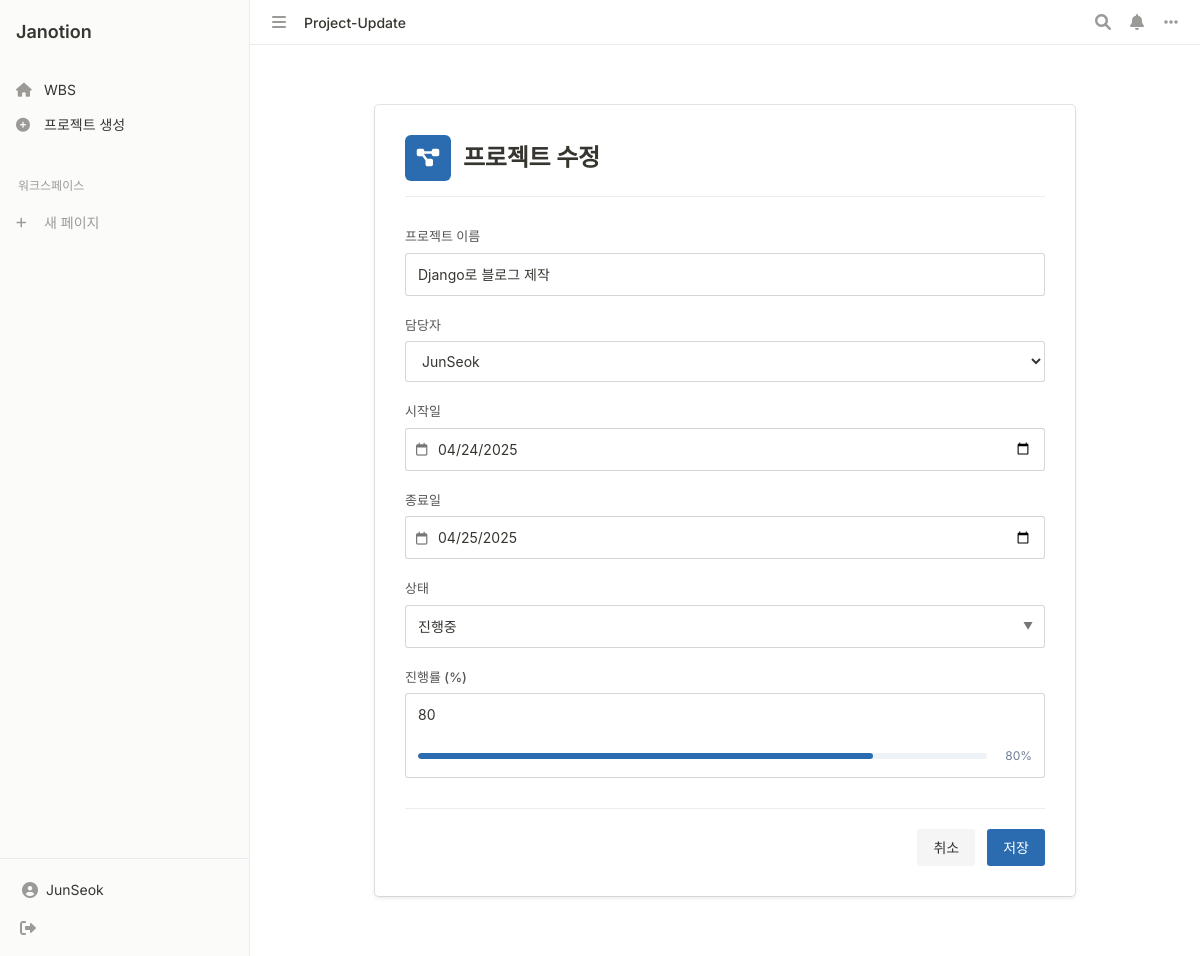
Page /project/2/update/ (signed in) on the committed database.
### dashboard/models.py (models this page shows, shortened)
class Project(models.Model):
    STATUS_CHOICES = [
        ('planned', '계획됨'),
        ('in_progress', '진행중'),
        ('delayed', '지연'),
        ('completed', '완료'),
    ]
    name = models.CharField(max_length=200, verbose_name='프로젝트명')
    manager = models.ForeignKey(User, on_delete=models.CASCADE, related_name='managed_projects', verbose_name='담당자')
    start_date = models.DateField(verbose_name='시작일')
    end_date = models.DateField(verbose_name='종료일')
    status = models.CharField(
        max_length=20,
        choices=STATUS_CHOICES,
        default='planned',
        verbose_name='상태'
    )
    progress = models.IntegerField(default=0, verbose_name='진행률')
    created_at = models.DateTimeField(auto_now_add=True, verbose_name='생성일')
    updated_at = models.DateTimeField(auto_now=True, verbose_name='수정일')
    class Meta:
        ordering = ['-created_at']
        verbose_name = '프로젝트'
        verbose_name_plural = '프로젝트'

### dashboard/views.py (the view, shortened to what this page needs)
# urls.py: path('project/<int:pk>/update/', views.ProjectUpdateView.as_view(), name='project-update'),
class ProjectUpdateView(LoginRequiredMixin, UpdateView):
    model = Project
    form_class = ProjectForm
    template_name = 'dashboard/project_form.html'

### dashboard/forms.py
class ProjectForm(forms.ModelForm):
    class Meta:
        model = Project
        fields = ['name', 'manager', 'start_date', 'end_date', 'status', 'progress']
        widgets = {
            'start_date': forms.DateInput(attrs={'type': 'date'}),
            'end_date': forms.DateInput(attrs={'type': 'date'}),
            'progress': forms.NumberInput(attrs={'min': 0, 'max': 100, 'step': 5}),
        }

### dashboard/templates/dashboard/project_form.html (shortened to what this page needs)
{% extends 'base.html' %} {% block content %}
<div class="notion-form-container">
  <div class="notion-form-header">
    <div class="page-icon">
      <i class="fas fa-project-diagram"></i>
    </div>
    <h1 class="form-title">
      {% if form.instance.pk %}프로젝트 수정{% else %}새 프로젝트{% endif %}
    </h1>
  </div>
  <form method="post" class="notion-form">
    <div class="notion-form-section">
      <div class="notion-form-group">
        <label for="{{ form.name.id_for_label }}" class="notion-form-label">프로젝트 이름</label>
        <div class="notion-input-wrapper">
          {{ form.name }}
        </div>
      </div>
      <div class="notion-form-group">
        <label for="{{ form.manager.id_for_label }}" class="notion-form-label">담당자</label>
        <div class="notion-input-wrapper">
          {{ form.manager }}
        </div>
      </div>
      <div class="notion-form-row">
        <div class="notion-form-col">
          <div class="notion-form-group">
            <label for="{{ form.start_date.id_for_label }}" class="notion-form-label">시작일</label>
            <div class="notion-input-wrapper date-input">
              <i class="far fa-calendar"></i>
              {{ form.start_date }}
            </div>
          </div>
        </div>
        <div class="notion-form-col">
          <div class="notion-form-group">
            <label for="{{ form.end_date.id_for_label }}" class="notion-form-label">종료일</label>
            <div class="notion-input-wrapper date-input">
              <i class="far fa-calendar"></i>
              {{ form.end_date }}
            </div>
          </div>
        </div>
      </div>
      <div class="notion-form-group">
        <label for="{{ form.status.id_for_label }}" class="notion-form-label">상태</label>
        <div class="notion-select-wrapper">
          {{ form.status }}
        </div>
      </div>
      <div class="notion-form-group">
        <label for="{{ form.progress.id_for_label }}" class="notion-form-label">진행률 (%)</label>
        <div class="notion-input-wrapper">
          {{ form.progress }}
          <div class="progress-preview">
            <div class="progress-bar-preview">
              <div class="progress-fill-preview" style="width: {{ form.instance.progress|default:0 }}%"></div>
            </div>
            <span class="progress-text-preview">{{ form.instance.progress|default:0 }}%</span>
          </div>
        </div>
      </div>
    </div>
    <div class="notion-form-actions">
      <a href="{% url 'dashboard' %}" class="notion-button">취소</a>
      <button type="submit" class="notion-button primary">저장</button>
    </div>
  </form>
</div>
{% endblock %}

### templates/base.html (shortened to what this page needs)
<!DOCTYPE html>
<html lang="ko">
  <head>
    <link
      href="https://cdn.jsdelivr.net/npm/bootstrap@5.3.0-alpha1/dist/css/bootstrap.min.css"
      rel="stylesheet"
    />
    <link
      rel="stylesheet"
      href="https://cdnjs.cloudflare.com/ajax/libs/font-awesome/6.0.0/css/all.min.css"
    />
    <link rel="stylesheet" href="/static/css/style.css" />
    <link rel="stylesheet" href="https://cdn.jsdelivr.net/npm/frappe-gantt/dist/frappe-gantt.min.css" />
  </head>
  <body>
    <div class="notion-layout">
      <div class="notion-sidebar">
        <div class="sidebar-header">
          <a href="{% url 'dashboard' %}" class="sidebar-logo">Janotion</a>
        </div>
        <div class="sidebar-section">
          <div class="sidebar-link {% if request.path == '/' %}active{% endif %}">
            <a href="{% url 'dashboard' %}">
              <i class="fas fa-home"></i>
              <span>WBS</span>
            </a>
          </div>
          <div class="sidebar-link">
            <a href="{% url 'project-create' %}">
              <i class="fas fa-plus-circle"></i>
              <span>프로젝트 생성</span>
            </a>
          </div>
        </div>
        <div class="sidebar-section">
          <div class="sidebar-title">워크스페이스</div>
          <div class="sidebar-pages">
            <div class="add-page">
              <i class="fas fa-plus"></i>
              <span>새 페이지</span>
            </div>
          </div>
        </div>
        <div class="sidebar-footer">
          {% if user.is_authenticated %}
            <div class="user-info">
              <i class="fas fa-user-circle"></i>
              <span>{{ user.username }}</span>
            </div>
            <a href="{% url 'logout' %}" class="logout-link">
              <i class="fas fa-sign-out-alt"></i>
            </a>
          {% else %}
            <a href="{% url 'login' %}" class="login-link">
              <i class="fas fa-sign-in-alt"></i>
              <span>로그인</span>
            </a>
          {% endif %}
        </div>
      </div>
      <div class="notion-main">
        <div class="notion-topbar">
          <div class="topbar-left">
            <button class="menu-toggle">
              <i class="fas fa-bars"></i>
            </button>
            <div class="breadcrumb">
              <span>{% if request.path == '/' %}WBS{% else %}{{ request.resolver_match.url_name|title }}{% endif %}</span>
            </div>
          </div>
          <div class="topbar-right">
            <div class="topbar-actions">
              <button class="topbar-action">
                <i class="fas fa-search"></i>
              </button>
              <button class="topbar-action">
                <i class="fas fa-bell"></i>
              </button>
              <button class="topbar-action">
                <i class="fas fa-ellipsis-h"></i>
              </button>
            </div>
          </div>
        </div>
        <div class="notion-content">
          {% block content %}{% endblock %}
        </div>
      </div>
    </div>
  </body>
</html>

### templates/base.html (style rules this page uses)
:root { --notion-black: #37352f; --notion-gray: #9b9a97; --notion-light-gray: #e9e9e8; --notion-white: #ffffff; --notion-blue: #2381fe; --notion-bg: #ffffff; --notion-text: #37352f; }
html, body { font-family: 'Inter', -apple-system, BlinkMacSystemFont, "Segoe UI", Roboto, Helvetica, Arial, sans-serif; color: var(--notion-text); background-color: var(--notion-bg); line-height: 1.5; -webkit-font-smoothing: antialiased; -moz-osx-font-smoothing: grayscale; }
h1, h2, h3, h4, h5, h6 { font-family: 'Inter', -apple-system, BlinkMacSystemFont, "Segoe UI", Roboto, Arial, sans-serif; font-weight: 600; color: var(--notion-black); letter-spacing: -0.01em; }
p, li, td, th, input, textarea, select, button { font-size: 16px; line-height: 1.5; }

### dashboard/templates/dashboard/project_form.html (style rules this page uses)
.progress-preview { display: flex; align-items: center; gap: 10px; margin-top: 12px; padding: 0 12px 12px; }
.progress-bar-preview { flex: 1; height: 6px; background-color: #edf2f7; border-radius: 3px; overflow: hidden; }
.progress-fill-preview { height: 100%; background-color: var(--notion-accent); border-radius: 3px; transition: width 0.3s ease; }
.progress-text-preview { font-size: 12px; color: #718096; min-width: 35px; text-align: right; }

### rows in the picture
Project: name "Django로 블로그 제작", manager "JunSeok", start_date "04/24/2025", end_date "04/25/2025", status "진행중", progress "80", instance.progress "80"

### other values in the picture
{{ user.username }} "JunSeok"
{{ request.resolver_match.url_name|title }} "Project-Update"
